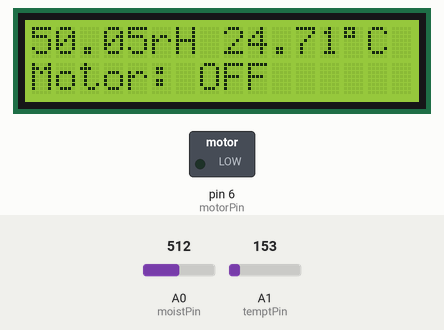
Recording of a sketch running on a simulated Arduino Uno, built with avr-gcc and run on an emulated ATmega328P. Shown: 16×2 character LCD, switched loads named in the sketch (green lamp = pin HIGH). The test bench sets the inputs (shaded band); at power-on: A1 (temptPin) = 153, A0 (moistPin) = 512.

Above: at 1.2 s.
1.3 s: A1 (temptPin) set to 172
At 2.8 s:
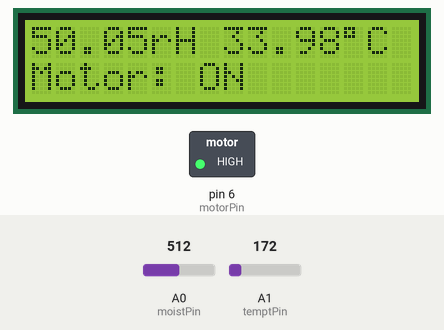
4.0 s: A0 (moistPin) set to 716
At 4.6 s:
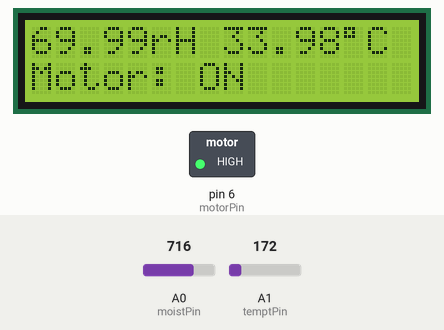
6.7 s: A1 (temptPin) set to 165
At 9.3 s:
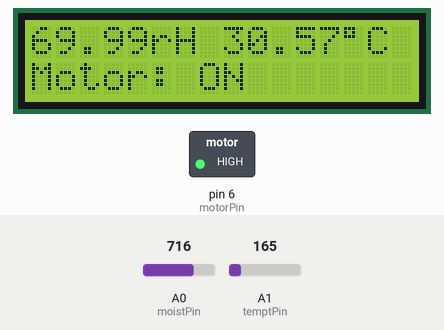
9.6 s: A0 (moistPin) set to 900
At 11.2 s:
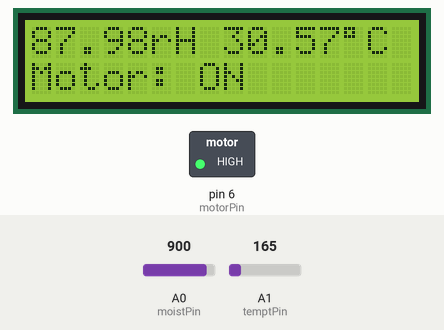
12.3 s: A1 (temptPin) set to 175
At 14.8 s:
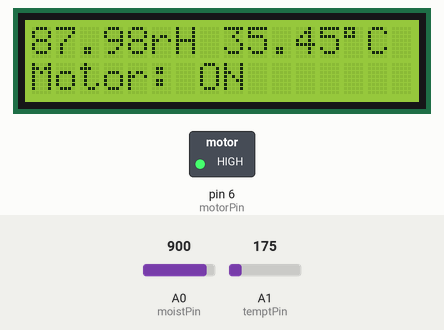
15.6 s: A0 (moistPin) set to 1023
At 16.6 s:
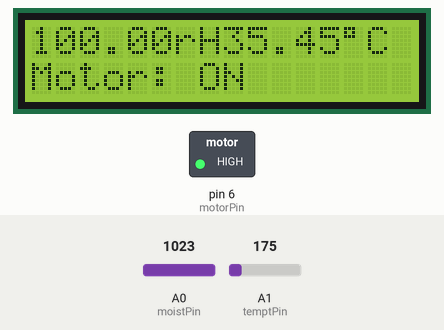
Timing chart, 0 to 18.6 s (numbered marks = the images above; inputs shaded):
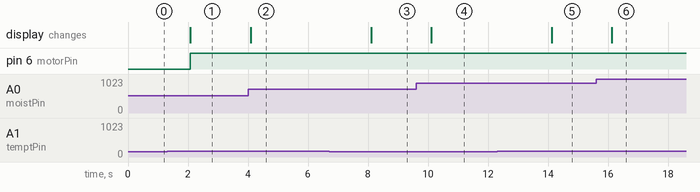

Measured:
- the behaviour switches between 163 and 164 on A1 (temptPin) (found by bisection; images 0 and 1)
- after the input at 1.3 s, pin 6 (motorPin): LOW → HIGH after 0.78 s; the display: changes after 0.78 s (image 1)
- after the input at 4.0 s, the display: changes after 0.09 s (image 2)
- after the input at 6.7 s, the display: changes after 1.4 s (image 3)
- after the input at 9.6 s, the display: changes after 0.51 s (image 4)
- after the input at 12.3 s, the display: changes after 1.8 s (image 5)
- after the input at 15.6 s, the display: changes after 0.53 s (image 6)

The sketch:

Task3+4.ino
```cpp
#include <LiquidCrystal.h>

#define moistPin A0
#define temptPin A1
#define motorPin 6

LiquidCrystal lcd(3, 5, 9, 10, 11, 12);
float Vin = 5;
float volume;
float moisture;
float miliVolt;
float tempt;

void setup(){
  Serial.begin(9600);
  lcd.begin(16, 2);
  pinMode(motorPin, OUTPUT);
}

void loop(){
  readSensors();
  lcdPrint();
  dcMotor(moisture, 50);
  dcMotor(tempt, 30);
  delay(2000);
}

void readSensors(){
  volume = analogRead(moistPin);
  moisture = (volume/1023)*100;

  miliVolt = analogRead(temptPin)*Vin/1024;
  tempt = (miliVolt - 0.5)*100;
}

void serialPrint(){
  Serial.println((String)"Moist: " + moisture + "rH");
  Serial.println((String)"Tempt: " + tempt + char(176) + "C");
}

void lcdPrint(){
  lcd.clear();
  lcd.print((String)moisture + "rH");
  //lcd.setCursor(0,1);
  lcd.setCursor(8,0);
  lcd.print((String)tempt + char(223) + "C");
}

void dcMotor(float value, float range){
  lcd.setCursor(0,1);
  if(value <= range){
    digitalWrite(motorPin, LOW);
    lcd.print("Motor: OFF");
  }
  else {
    digitalWrite(motorPin, HIGH);
    lcd.print("Motor: ON ");
  }
}
```
